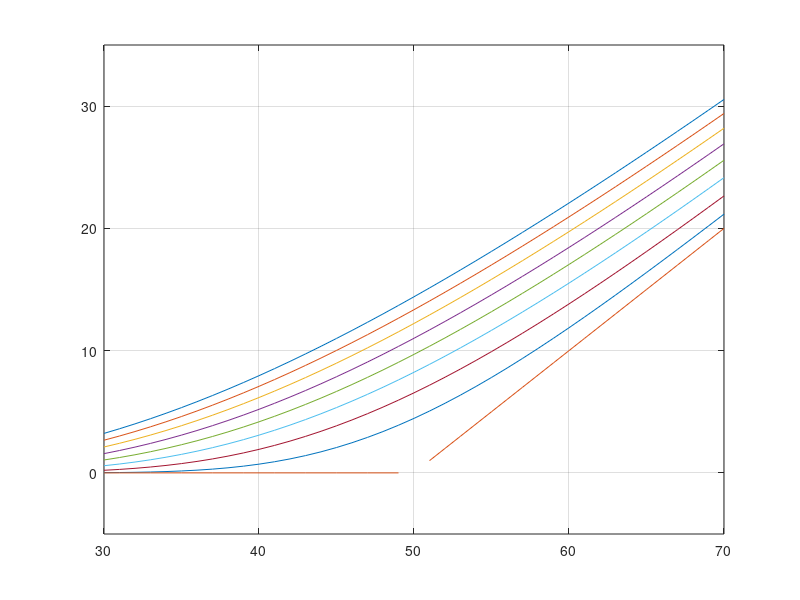

MATLAB code to generate this figure:
% PlotBLS.m
S0 = 30:1:70;
X = 50;
r = 0.08;
sigma = 0.4;
for T=2:-0.25:0
   plot(S0,blsprice(S0,X,r,T,sigma));
   hold on;
end
axis([30 70 -5 35]);
grid on